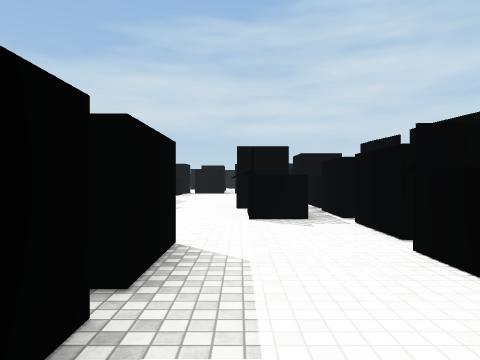
View 1 (above)

22 first-person views from a walk through a scene from a Unity 3-D project. The camera is 1.4 m above the floor, looks level and sees 70° across. The floor is counted in squares, 2 m on a side. Each view is taken from the middle of a square. On the plan, view 1 faces up. The plan holds only what a view shows up to about 11 squares ahead; the rest is blank. The place goes on beyond the plan. Some surface patterns are stand-ins.

View 2
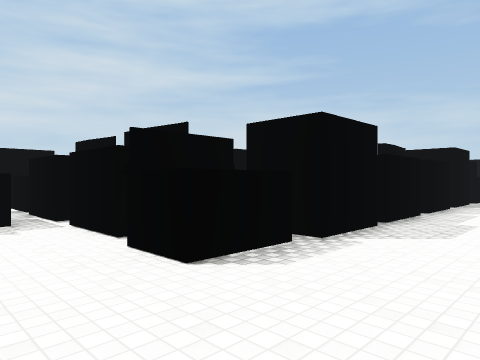

View 3
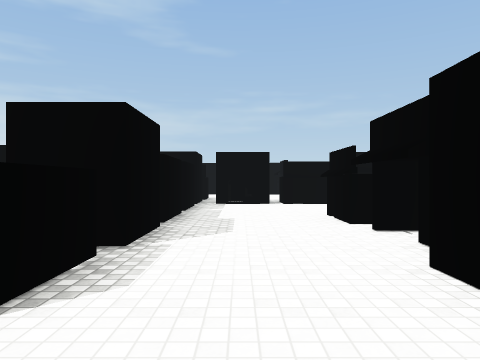

View 4
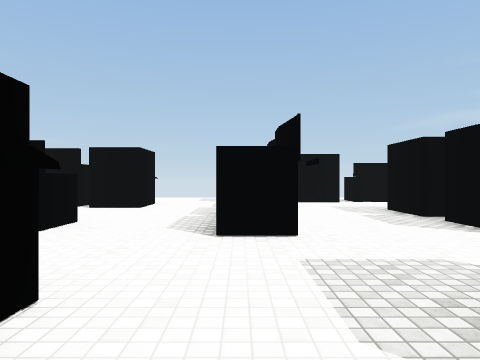

View 5
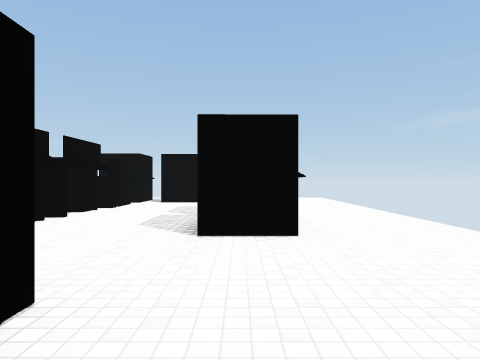

View 6
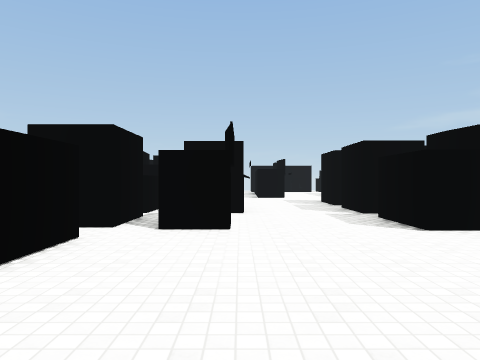

View 7
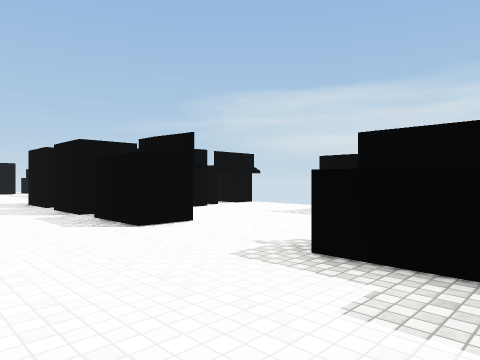

View 8
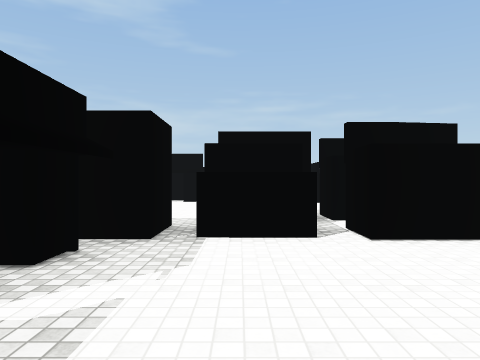

View 9
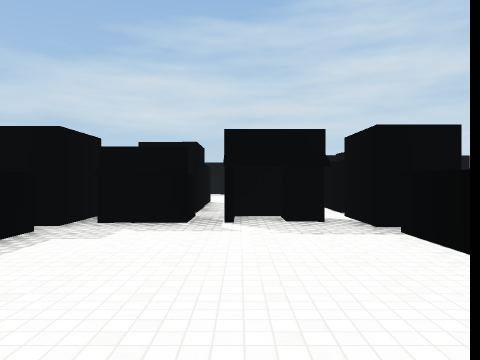

View 10
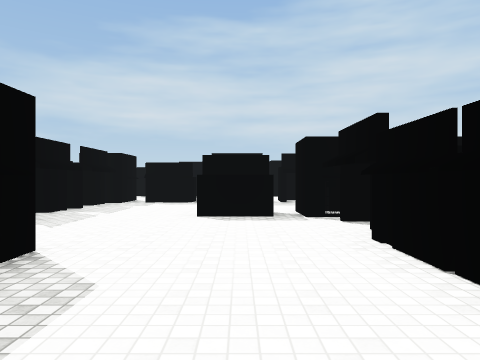

View 11
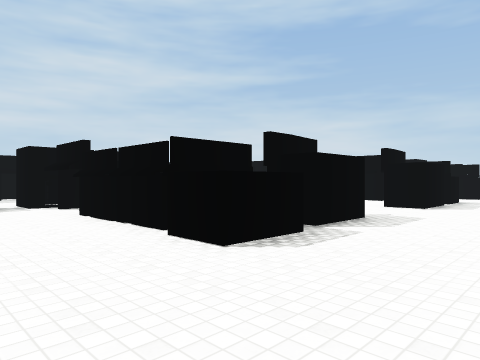

View 12
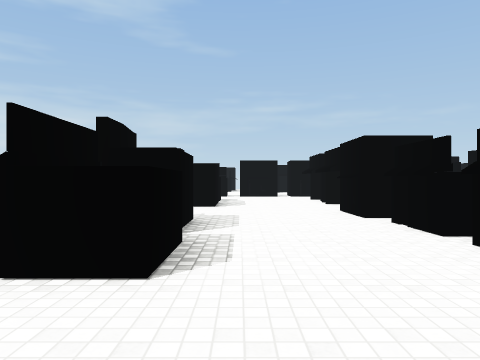

View 13
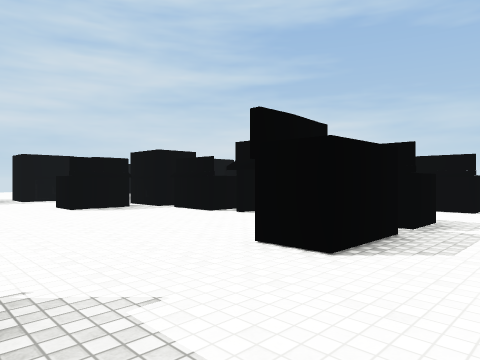

View 14
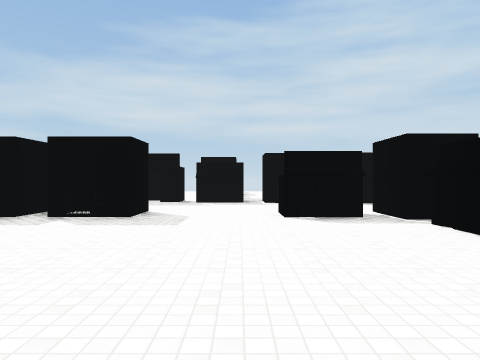

View 15
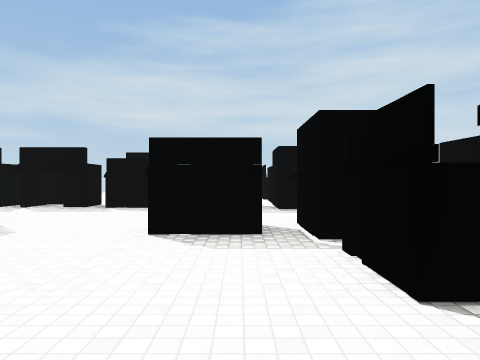

View 16
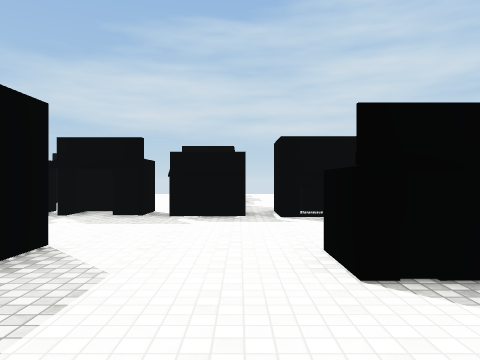

View 17
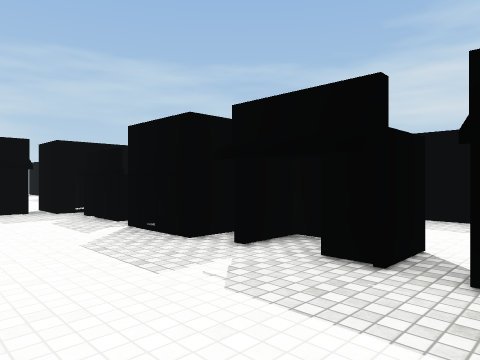

View 18
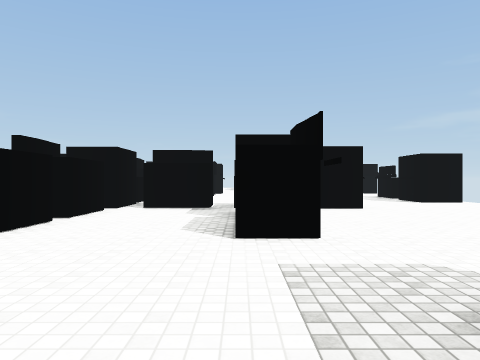

View 19
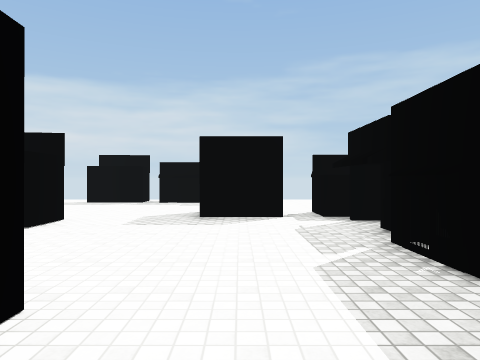

View 20
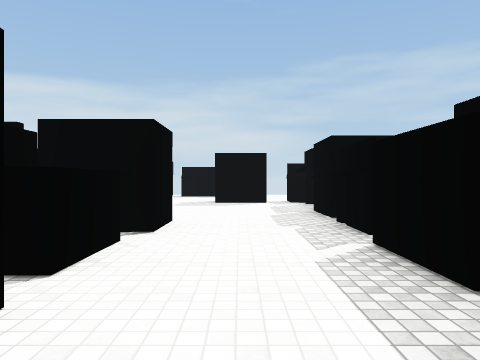

View 21
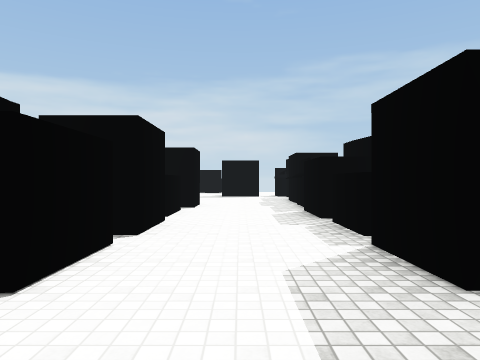

View 22
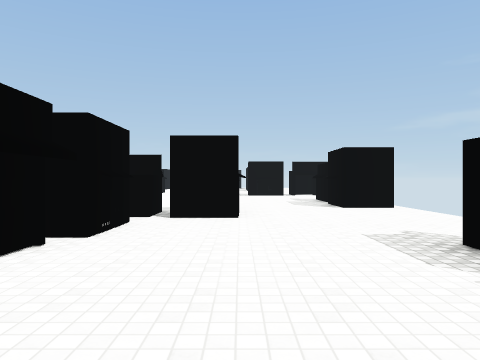

### Floor plan
Key: @ floor where view 1 was taken; # wall or solid block; x gap in a wall; . floor; O other object.
Columns run from 8 left of view 1 to 18 right of it. Each row starts with its distance up from view 1.
 28   ...OOO.O.O.OOOO#O
 27   ...............O... .. O
 26     O#...............O.. O
 25   ...............OOOO... OO
 24  O.........OOO. OOO.OOO###O
 23  O....OO.......O........O.
 22  O....OO..OO..............
 21  .....x....O..............
 20  .....O#..OO...O.#.#...OOO
 19 ...........O.....OOO.....#
 18 ....O#OOOO#O.....OO......OO
 17 ..........##.....O ......OO
 16 .O..OO.....O O...O  ......O
 15  #.........O  ...O  ......O
 14  O........OOO ...O  .....OO
 13  O........OOO ...O.OO..OOOO
 12 .....O...O#   .............
 11 .....O...O#O  ............
 10 ...O.x... .   .......O....
  9 OO# O#..O OO      .O.  OOOO
  8    . .... .
  7   ..O#..OOO
  6  .......OO.
  5  .........O
  4 .......O..O
  3 ..O#...O..OOO OOOO  OO
  2 .......O........OO.
  1 ..O#...O..........O
  0 ...#...O@..........
 -1 .. ...OO.O#O.OO...OO
 -2 .. ...OO..# O     O
 -3 ..OO#OO ..        OO
 -4   OO

Positions as (right, up) in squares from view 1, and headings:
1: (0, 0), facing up
2: (0, 0), facing up-right
3: (0, 1), facing right
4: (-1, 8), facing down
5: (-5, 8), facing down
6: (0, 17), facing down
7: (0, 17), facing down-left
8: (-2, 16), facing right
9: (0, 12), facing up
10: (7, 13), facing up
11: (6, 10), facing up-right
12: (6, 12), facing right
13: (12, 11), facing up-right
14: (14, 13), facing up
15: (16, 15), facing up
16: (14, 17), facing up
17: (11, 21), facing up-left
18: (-1, 27), facing down
19: (4, 26), facing left
20: (8, 26), facing left
21: (12, 26), facing left
22: (-4, 25), facing down
